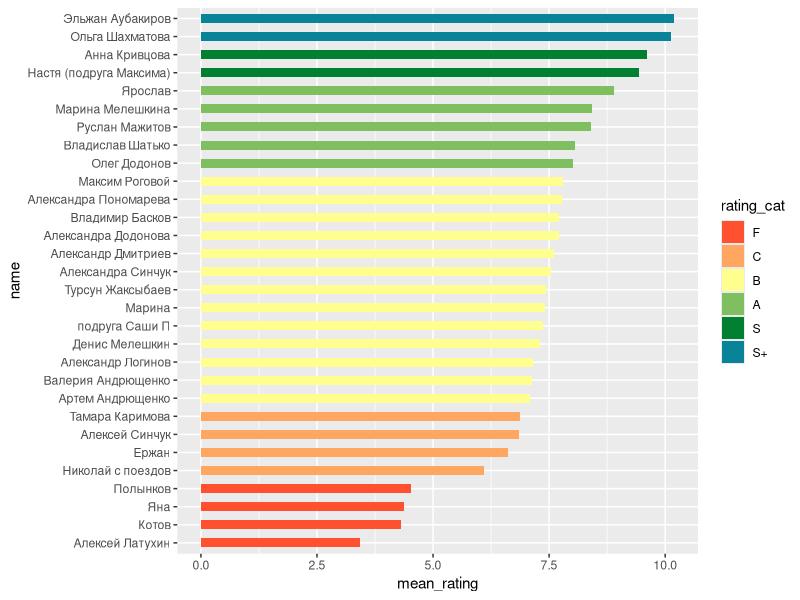
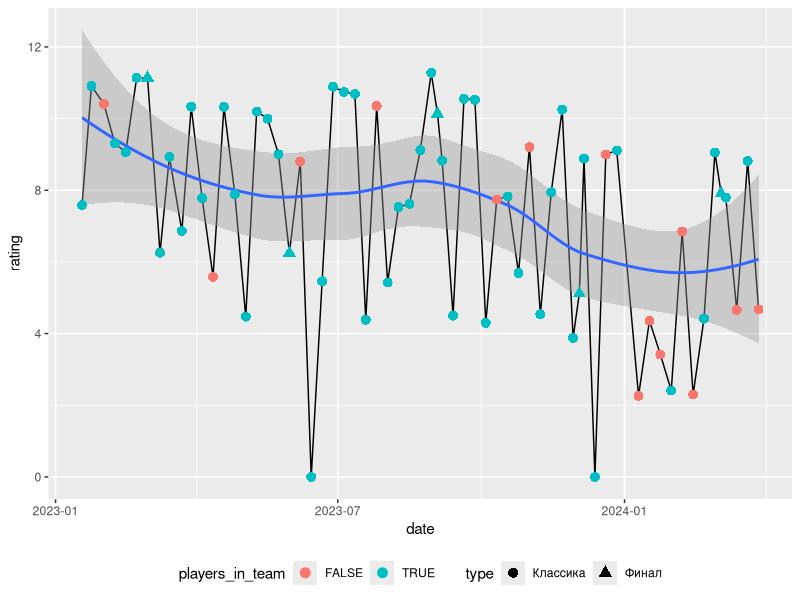
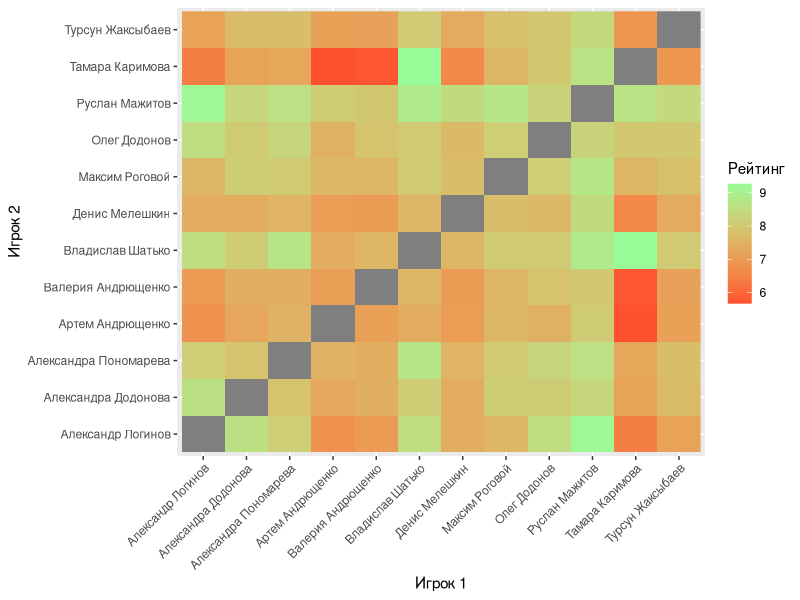

These figures' R source, in order:
library(ggplot2)
library(stringr)
library(reshape2)

###
#Импорт и преобразования
###

#Считываем файлы
players <- read.csv('data/kp_players.csv', header = T, sep = ';')
games <- read.csv('data/kp_games.csv', header = T, sep = ';')

#Тип даты преобразуем в дату
games$date <- as.Date(games$date, format = "%d.%m.%y")
#Тип очков преобразуем в число
games$points <- as.numeric(str_replace(games$points, ',', '.'))

#Рассчитываем сложность каждой игры
games$points_1p <- as.numeric(str_replace(games$points_1p, ',', '.'))
games$points_2p <- as.numeric(str_replace(games$points_2p, ',', '.'))
games$points_3p <- as.numeric(str_replace(games$points_3p, ',', '.'))
games$difficulty <- (3*games$points_max)/(games$points_1p + games$points_2p + games$points_3p)

#Тип игр преобразуем в фактор
games$type <- factor(games$type, labels = c('Классика', 'Финал'))

#Баллы и сложность преобразуем в рейтинг
games$rating <- ifelse(11 - games$place > 0, 11 - games$place, 0)
games$rating <- games$rating * (games$points / games$points_max) * games$difficulty

#Составы команд преобразуем в вектор
games$team <- lapply(strsplit(games$team, ','), function(x) as.integer(x))

###
#Расчеты
###

#средний рейтинг команды среди игр каждого игрока
for (player in players$id) {
  players$games_number[player] <- length(games$date[unlist(lapply(games$team, function(x) player %in% x))])
  players$mean_rating[player] <- mean(games$rating[unlist(lapply(games$team, function(x) player %in% x))])
  players$mean_points[player] <- mean(games$points[unlist(lapply(games$team, function(x) player %in% x))])
}
rm(player)

players$rating_cat <- cut(players$mean_rating, breaks = c(0,5,6,7,8,9,10,Inf), labels = c('F','D','C','B','A','S','S+'))
players$name <- factor(players$name, levels = players$name[order(players$mean_rating)])
veterans <- players[players$games_number >= 10 , ]

#создание палитры цветов для рейтинга
color_palette <- colorRampPalette(c('#FF5030', '#FFFF90', '#008030', '#1188FF'))
colors <- color_palette(7)
named_colors <- setNames(colors, levels(players$rating_cat))

ggplot(players, aes(x = name, y = mean_rating, fill = rating_cat))+
  geom_bar(stat = "identity", width = 0.5)+
  scale_fill_manual(values = colors)+
  coord_flip()

#Игры, где играли игроки с players_id
players_id <- c(7)
players_in_team <- unlist(lapply(games$team, function(x) all(players_id %in% x)))
##ТЕСТ
unlist(lapply(games$team, function(x) all(players_id %in% x)))
mean(games$rating[players_in_team])
games$date[players_in_team]

#Тенденция игр
ggplot(games, aes(x = date, y = rating))+
  geom_line()+
  geom_smooth()+
  geom_point(size = 3, aes(col = players_in_team, shape = type))+
  theme(legend.position = 'bottom')

##Расчет лучших пар
m_size <- length(veterans$id)
rating_mtx <- matrix(NA, nrow = m_size, ncol = m_size, dimnames = list(veterans$id, veterans$id))

for (i in unlist(dimnames(rating_mtx)[1])) {
  for (j in unlist(dimnames(rating_mtx)[2])) {
    if (i != j) {
      played_games <- unlist(lapply(games$team, function(x) all(c(i, j) %in% x)))
      if (any(played_games) > 0) {
        pair_rating <- mean(games$rating[played_games])
        rating_mtx[i,j] <- pair_rating
      }
    }
  }
}
rm(i,j, m_size)

id_to_name <- setNames(players$name, players$id)
rownames(rating_mtx) <- id_to_name[rownames(rating_mtx)]
colnames(rating_mtx) <- id_to_name[colnames(rating_mtx)]
rating_mtx <- rating_mtx[order(rownames(rating_mtx)), order(colnames(rating_mtx))]

rating_df <- melt(rating_mtx)
colnames(rating_df) <- c('player1', 'player2', 'rating')

ggplot(rating_df, aes(x = player1, y = player2, fill = rating))+
  geom_raster() +
  theme(axis.text.x = element_text(angle = 45, hjust = 1)) + # Поворот текста на оси X для лучшей читаемости
  labs(fill = "Рейтинг", x = "Игрок 1", y = "Игрок 2") + # Подписи
  scale_fill_gradient(low = "#FF5030", high = "#98FB98")

rating_mtx[lower.tri(rating_mtx)] <- NA #для удобства табличного представления
rating_df <- melt(rating_mtx)
rm(rating_mtx)

#Прогноз на игру
team <- c(1, 2, 3, 4, 5, 6, 7, 8, 11)
team_mean_rating <- mean(players$mean_rating[players$id %in% team])
team_mean_points <- mean(players$mean_points[players$id %in% team])
mean(games$points_max) / mean(games$difficulty)
